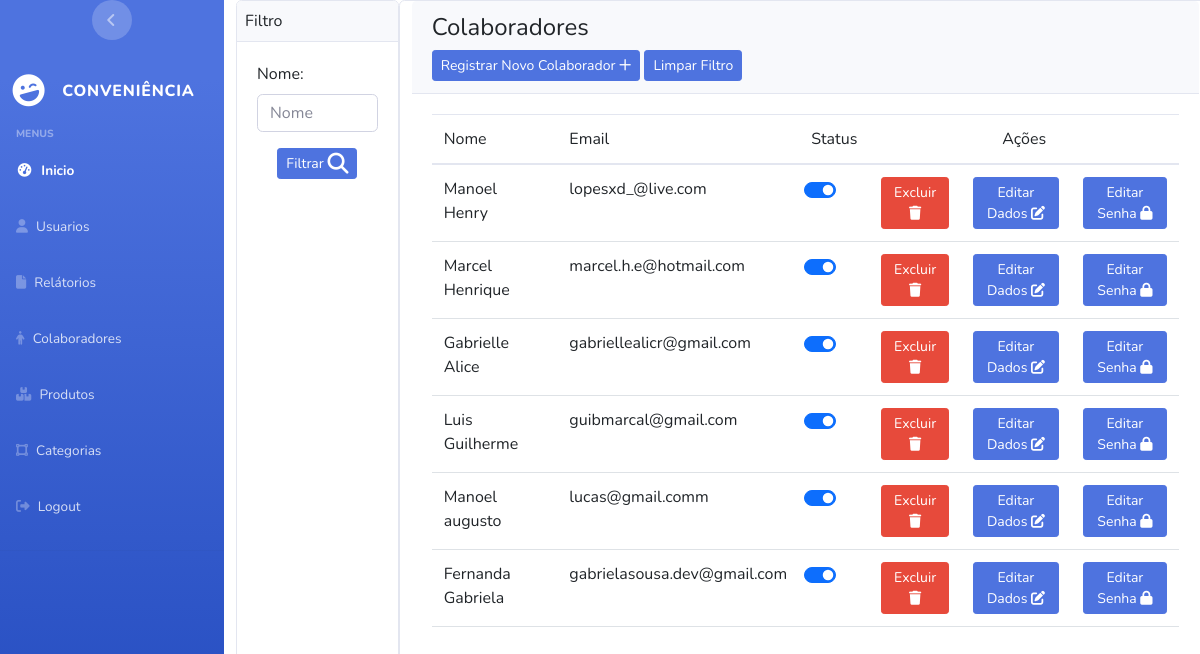
Page /collaborator/main_menu_collaborator (signed in) on the committed database.
### apps/Collaborator/models.py (models this page shows, shortened)
class Collaborator(models.Model):
    user = models.OneToOneField(User,on_delete=models.CASCADE)
    name = models.CharField(max_length=255,default="Nome Teste")
    cpf = models.CharField(unique=True, max_length=14,default="999.999.999-99")
    active = models.BooleanField(default=True)

### apps/User/models.py (models this page shows, shortened)
class User(AbstractUser):
     email = models.EmailField(unique=True)
     username = models.CharField(unique=True, max_length=255)

### apps/Collaborator/views.py (the view)
# urls.py: path("main_menu_collaborator",views.main_menu_collaborator,name="main_menu_collaborator"),
@user_passes_test(lambda user: user.is_superuser or user.is_staff,login_url='user:page_not_found')
@login_required(login_url="login_system")
def main_menu_collaborator(request,name_to_filter=None):
    try:
        collaborators = None
        if not name_to_filter:
            collaborators = Collaborator.objects.all()
        else:
            collaborators =  Collaborator.objects.filter(name__startswith=name_to_filter)
    except (Exception,IntegrityError) as e:
        print(f"Exceção ao listar usuarios - {e}")
    return render(request,'collaborator/main_menu_collaborator.html',{'collaborators':collaborators,'findByNameForm': findByNameForm})

### templates/collaborator/main_menu_collaborator.html (shortened to what this page needs)
{% extends 'base.html' %}
{% block content %}
<div class="d-flex flex-row vh-100">
  <div class="card">
    <div class="card-header p-2">
      Filtro
    </div>
    <div class="card-body">
      <form action="{% url 'collaborator:main_menu_collaborator_with_filter'  %}" method="post">
        {{ findByNameForm }}
         <div class="d-flex justify-content-center mt-3">
          <button type="submit" class="btn btn-fill btn-primary btn-sm">
          Filtrar
        </button>
        </div>
      </form>
      </div>
  </div>
<div class="card col-10">
  <div class="card-header">
    <h4 class="">Colaboradores</h4>
    <td class="px-1"><a href="{% url 'collaborator:save_collaborator' %}" class="btn btn-primary btn-sm">Registrar Novo Colaborador
      <i class="fa-regular fa-plus"></i>
    </a></td>
    <td class="px-1"><a href="{% url 'collaborator:main_menu_collaborator' %}" class="btn btn-primary btn-sm">Limpar Filtro</a></td>
  </div>
  <div class="card-body">
    <div class="table-responsive">
      <table class="table" id="">
        <thead class="text-primary">
          <tr>
            <th>Nome</th>
            <th>Email</th>
            <th>Status</th>
            <th colspan="3" style="text-align: center;">Ações</th>
          </tr>
        </thead>
        <tbody>
          {% for collaborator in collaborators %}
              {% if not user.username == collaborator.user.username %}
              <tr>
                <th>{{ collaborator.name }}</th>
                <th>{{ collaborator.user.email }}</th>
                <th style="text-align:center;">
                  <div class="form-check form-switch">
                    <input class="form-check-input" {% if collaborator.active %}checked{% endif %} type="checkbox"
                    role="switch" id="flexSwitchCheckDefault">
                  </div>
                </th>
                <th><a type="submit" class="btn btn-danger btn-sm" onclick="return confirm('Tem certeza que deseja excluir o Colaborador {{ collaborator.name }}')"
                    href="{% url 'collaborator:erase_collaborator' collaborator.id %}">Excluir
                    <i class="fa-sharp fa-solid fa-trash"></i>
                  </a></th>
                <th><a type="submit" class="btn btn-primary btn-sm" href="{% url 'collaborator:update_collaborator' collaborator.id %}">Editar Dados
                  <i class="fa-solid fa-pen-to-square"></i>
                </a></th>
                <th><a type="submit" class="btn btn-primary btn-sm" href="{% url 'collaborator:update_collaborator_password' collaborator.id %}">Editar Senha
                  <i class="fa-solid fa-lock"></i>
                </a></th>
              </tr>
              {% endif %}
          {% endfor %}
        </tbody>
      </table>
    </div>
  </div>
</div>
</div>
{% endblock content %}

### rows in the picture
Collaborator: name "Manoel Henry", user.email "lopesxd_@live.com", active "☑"
Collaborator: name "Marcel Henrique", user.email "marcel.h.e@hotmail.com", active "☑"
Collaborator: name "Gabrielle Alice", user.email "gabriellealicr@gmail.com", active "☑"
Collaborator: name "Luis Guilherme", user.email "guibmarcal@gmail.com", active "☑"
Collaborator: name "Manoel augusto", user.email "lucas@gmail.comm", active "☑"
Collaborator: name "Fernanda Gabriela", user.email "gabrielasousa.dev@gmail.com", active "☑"
